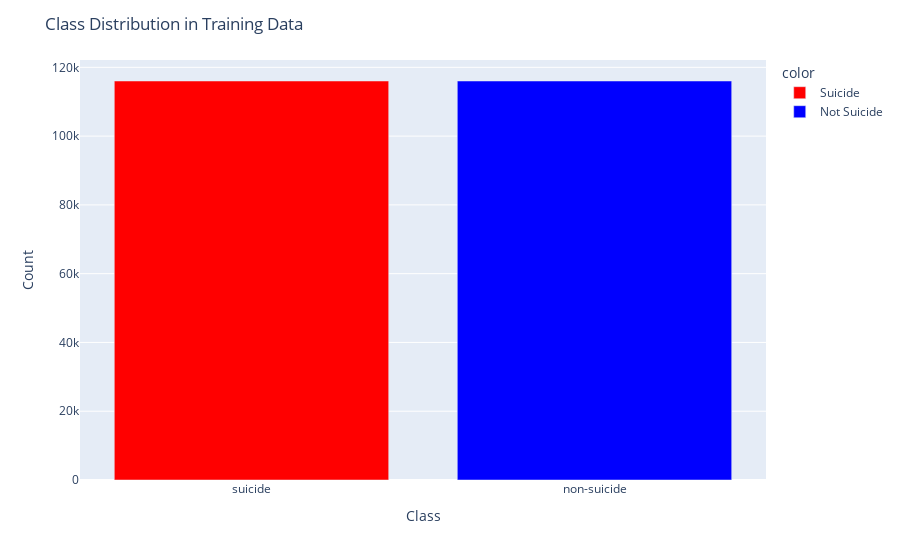

Write notebook code for a chart like this one.
### Code cell
import plotly.express as px

# Calculate the value counts
value_counts = train_data['class'].value_counts()

# Create the bar plot
fig = px.bar(
    x=value_counts.index.values,
    y=value_counts.values,
    labels={'x': 'Class', 'y': 'Count'},
    color=value_counts.index.map({'non-suicide': 'Not Suicide', 'suicide': 'Suicide'}),
    color_discrete_map={'Not Suicide': 'blue', 'Suicide': 'red'}
)

# Update layout for better visualization
fig.update_layout(
    title='Class Distribution in Training Data',
    xaxis_title='Class',
    yaxis_title='Count'
)

# Show the plot
fig.show()

### Figure 1 — Plotly figure (JSON) as saved in the notebook; plotly's stock layout.template omitted (floating-point values rounded to 4 significant figures)
{"data": [{"alignmentgroup": "True", "hovertemplate": "color=Suicide<br>Class=%{x}<br>Count=%{y}<extra></extra>", "legendgroup": "Suicide", "marker": {"color": "red", "pattern": {"shape": ""}}, "name": "Suicide", "offsetgroup": "Suicide", "orientation": "v", "showlegend": true, "textposition": "auto", "type": "bar", "x": ["suicide"], "xaxis": "x", "y": [116029], "yaxis": "y"}, {"alignmentgroup": "True", "hovertemplate": "color=Not Suicide<br>Class=%{x}<br>Count=%{y}<extra></extra>", "legendgroup": "Not Suicide", "marker": {"color": "blue", "pattern": {"shape": ""}}, "name": "Not Suicide", "offsetgroup": "Not Suicide", "orientation": "v", "showlegend": true, "textposition": "auto", "type": "bar", "x": ["non-suicide"], "xaxis": "x", "y": [116025], "yaxis": "y"}], "layout": {"barmode": "relative", "legend": {"title": {"text": "color"}, "tracegroupgap": 0}, "margin": {"t": 60}, "title": {"text": "Class Distribution in Training Data"}, "xaxis": {"anchor": "y", "domain": [0, 1], "title": {"text": "Class"}}, "yaxis": {"anchor": "x", "domain": [0, 1], "title": {"text": "Count"}}}}
